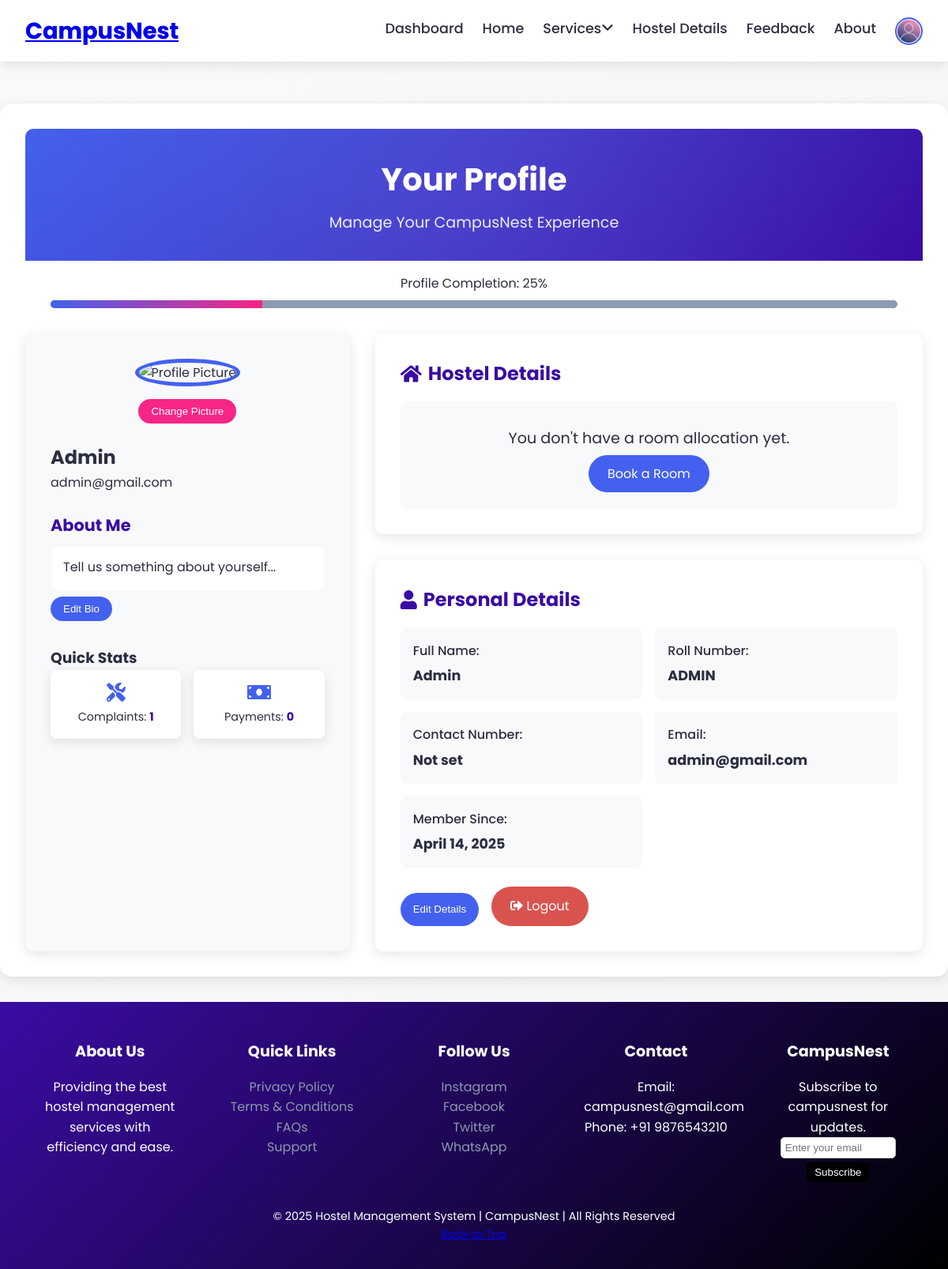
Page /profile/ (signed in) on the committed database.
### Hostels/models.py (models this page shows, shortened)
class CustomUser(AbstractUser):
    username = None  # Remove username field
    email = models.EmailField(unique=True)
    roll_number = models.CharField(max_length=20, blank=True, null=True,unique=True)  # Optional field
    USERNAME_FIELD = 'email'
    REQUIRED_FIELDS = ['first_name', 'last_name']  # roll_number is optional
    objects = CustomUserManager()

### Hostels/views.py (the view)
# urls.py: path('profile/', views.profiles, name='profiles'),
def profiles(request):
    student_profile = getattr(request.user, 'student_profile', None)
    allocation = request.user.allocations.first() if hasattr(request.user, 'allocations') else None
    profile_completion = calculate_profile_completion(request.user, student_profile)
    stats = {
        'bookings': request.user.allocations.count(),
        'complaints': request.user.complaintmaintenance_set.count(),  # Fixed
        'payments': request.user.payments.count(),
    }
    form = ProfileUpdateForm(instance=student_profile)
    return render(request, 'Rooms_profile.html', {
        'form': form,
        'student_profile': student_profile,
        'allocation': allocation,
        'profile_completion': profile_completion,
        'stats': stats,
    })

### Hostels/forms.py
class ProfileUpdateForm(forms.ModelForm):
    class Meta:
        model = StudentProfile
        fields = ['contact_number', 'profile_picture', 'bio']

### Hostels/views.py (called while the page is built)
def calculate_profile_completion(user, profile):
    fields = [
        user.get_full_name(),
        profile.bio if profile else None,
        profile.contact_number if profile else None,
        profile.profile_picture if profile else None,
    ]
    filled = sum(1 for field in fields if field)
    return (filled / len(fields)) * 100

### Hostels/templates/Rooms_profile.html (shortened to what this page needs)
{% extends 'Rooms_base.html' %}
{% load static %}
{% block content %}
<link rel="stylesheet" href="{% static 'css/Rooms_profile.css' %}">
<div class="profile-container">
    <header class="profile-header">
        <h1>Your Profile</h1>
        <p class="header-tagline">Manage Your CampusNest Experience</p>
    </header>
    <div class="profile-progress">
        <p>Profile Completion: <span id="progress-percent">{{ profile_completion|floatformat:0 }}%</span></p>
        <div class="progress-bar">
            <div class="progress-fill" style="width: {{ profile_completion|floatformat:0 }}%;"></div>
        </div>
    </div>
    <div class="profile-content">
        <aside class="profile-sidebar">
            <div class="profile-picture-container">
                <div class="profile-pic-bg"></div>
                <img src="{% if student_profile.profile_picture %}{{ student_profile.profile_picture.url }}{% else %}{% static 'images/default_profile.png' %}{% endif %}"
                     alt="Profile Picture" class="profile-pic" id="profile-pic-display">
                <form id="profile-picture-form" method="post" enctype="multipart/form-data" action="{% url 'update_profile_pic' %}">
                    <button type="button" class="btn edit" onclick="document.getElementById('profile-picture-upload').click()">Change Picture</button>
                </form>
            </div>
            <h2>{{ user.get_full_name|default:user.email }}</h2>
            <p class="user-email">{{ user.email }}</p>
            <div class="about-me">
                <h3>About Me</h3>
                <p id="about-me-text">{{ student_profile.bio|default:"Tell us something about yourself..." }}</p>
                <button class="edit-btn" id="edit-bio-btn">Edit Bio</button>
            </div>
            <div class="quick-stats">
                <h3>Quick Stats</h3>
                <div class="stats-grid">
                    <div class="stat-item">
                        <i class="fas fa-tools"></i>
                        <p>Complaints: <strong>{{ stats.complaints|default:0 }}</strong></p>
                    </div>
                    <div class="stat-item">
                        <i class="fas fa-money-bill"></i>
                        <p>Payments: <strong>{{ stats.payments|default:0 }}</strong></p>
                    </div>
                </div>
            </div>
        </aside>
        <main class="profile-main">
            <div class="profile-section card">
                <h2><i class="fas fa-home"></i> Hostel Details</h2>
                {% if allocation %}
                <div class="details-grid">
                    <div class="detail-item">
                        <span>Room Number:</span>
                        <strong>{{ allocation.room.room_number }}</strong>
                    </div>
                    <div class="detail-item">
                        <span>Hostel:</span>
                        <strong>{{ allocation.room.hostel.name }}</strong>
                    </div>
                    <div class="detail-item">
                        <span>Floor:</span>
                        <strong>Floor {{ allocation.room.floor }}</strong>
                    </div>
                    <div class="detail-item">
                        <span>AC Type:</span>
                        <strong>{{ allocation.room.get_ac_type_display }}</strong>
                    </div>
                    <div class="detail-item">
                        <span>Allocation Date:</span>
                        <strong>{{ allocation.allocation_date|date:"F d, Y" }}</strong>
                    </div>
                    <div class="detail-item">
                        <span>Status:</span>
                        <strong class="status-{{ allocation.status }}">
                            {{ allocation.get_status_display }}
                            {% if allocation.status == 'pending' %}
                            (Pending Payment)
                            {% endif %}
                        </strong>
                    </div>
                    {% if allocation.fee_payments.exists %}
                    <div class="detail-item">
                        <span>Payment Status:</span>
                        <strong class="status-completed">
                            Completed (₹{{ allocation.fee_payments.first.amount }})
                        </strong>
                    </div>
                    {% endif %}
                </div>
                <div class="profile-actions">
                    {% if allocation.status == 'pending' %}
                    <a class="btn primary" href="{% url 'payment' %}">Pay Now</a>
                    {% endif %}
                </div>
                {% else %}
                <div class="no-allocation">
                    <p>You don't have a room allocation yet.</p>
                    <a href="{% url 'room_allocation' %}" class="btn primary">Book a Room</a>
                </div>
                {% endif %}
            </div>
            <div class="profile-section card">
                <h2><i class="fas fa-user"></i> Personal Details</h2>
                <div class="details-grid">
                    <div class="detail-item">
                        <span>Full Name:</span>
                        <strong>{{ user.get_full_name|default:"Not set" }}</strong>
                    </div>
                    <div class="detail-item">
                        <span>Roll Number:</span>
                        <strong>{{ user.roll_number|default:"Not set" }}</strong>
                    </div>
                    <div class="detail-item">
                        <span>Contact Number:</span>
                        <strong>{{ student_profile.contact_number|default:"Not set" }}</strong>
                    </div>
                    <div class="detail-item">
                        <span>Email:</span>
                        <strong>{{ user.email }}</strong>
                    </div>
                    <div class="detail-item">
                        <span>Member Since:</span>
                        <strong>{{ user.date_joined|date:"F d, Y" }}</strong>
                    </div>
                </div>
                <div class="profile-actions">
                    <button class="edit-btn" id="edit-details-btn">Edit Details</button>
                    <a class="btn logout-btn" href="{% url 'logout' %}"
                       onclick="return confirm('Are you sure you want to logout?');">
                        <i class="fas fa-sign-out-alt"></i> Logout
                    </a>
                </div>
            </div>
        </main>
    </div>
</div>
{% endblock %}

### Hostels/static/css/Rooms_base.css (style rules this page uses)
:root { --primary: #4361ee; --secondary: #3a0ca3; --accent: #f72585; --success: #4CAF50; --warning: #FFD700; --danger: #d9534f; --text-dark: #2b2d42; --text-light: #8d99ae; --white: #ffffff; --light-bg: #f8f9fa; --shadow: 0 4px 15px rgba(0, 0, 0, 0.1); --shadow-hover: 0 8px 25px rgba(0, 0, 0, 0.2); --transition: all 0.3s ease; }
* { margin: 0; padding: 0; box-sizing: border-box; }
body { font-family: 'Poppins', sans-serif; background: linear-gradient(135deg, var(--light-bg), #f5f5f5); color: var(--text-dark); line-height: 1.6; }
h1, h2, h3, h4, h5 { font-weight: 700; }

### rows in the picture
CustomUser: get_full_name "Admin", email "admin@gmail.com", roll_number "ADMIN", date_joined "April 14, 2025"

### other values in the picture
{{ profile_completion|floatformat:0 }} "25"
{{ student_profile.bio|default:"Tell us something about yourself..." }} "Tell us something about yourself..."
{{ stats.complaints|default:0 }} "1"
{{ stats.payments|default:0 }} "0"
{{ student_profile.contact_number|default:"Not set" }} "Not set"
